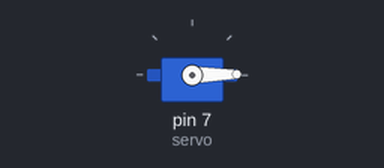
This sketch was run on a simulated Arduino Uno, built with avr-gcc and run on an emulated ATmega328P. Parts: servo.

Above: at 0.05 s.
At 3.95 s:
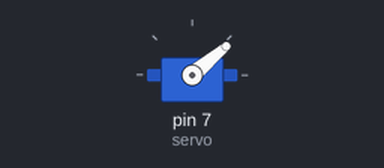
At 7.95 s:
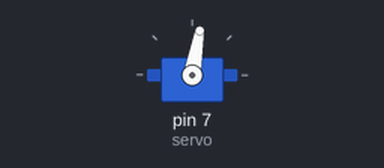
At 15.95 s:
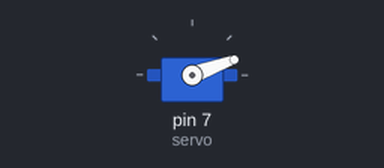
Timing chart, 0 to 23.3 s (numbered marks = the images above):
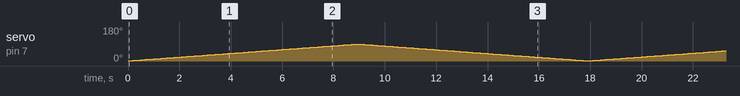

The sketch:

Exemplu.ino
```cpp
#include <Servo.h>

Servo servo; //definirea variabilei servo

void setup() {
  servo.attach(7); //setarea servo-ului pe pinul D7
}

void loop() {
  for(int unghi = 1; unghi < 90; unghi ++) //parcurgerea de la 1* la 90*
  {
    servo.write(unghi); //setarea servo-ului la un unghi
    delay(100);
  }
  for(int unghi = 90; unghi > 0; unghi --) //parcurgerea de la 90* la 1*
  {
    servo.write(unghi); //setarea servo-ului la un unghi
    delay(100);
  }
}
```
